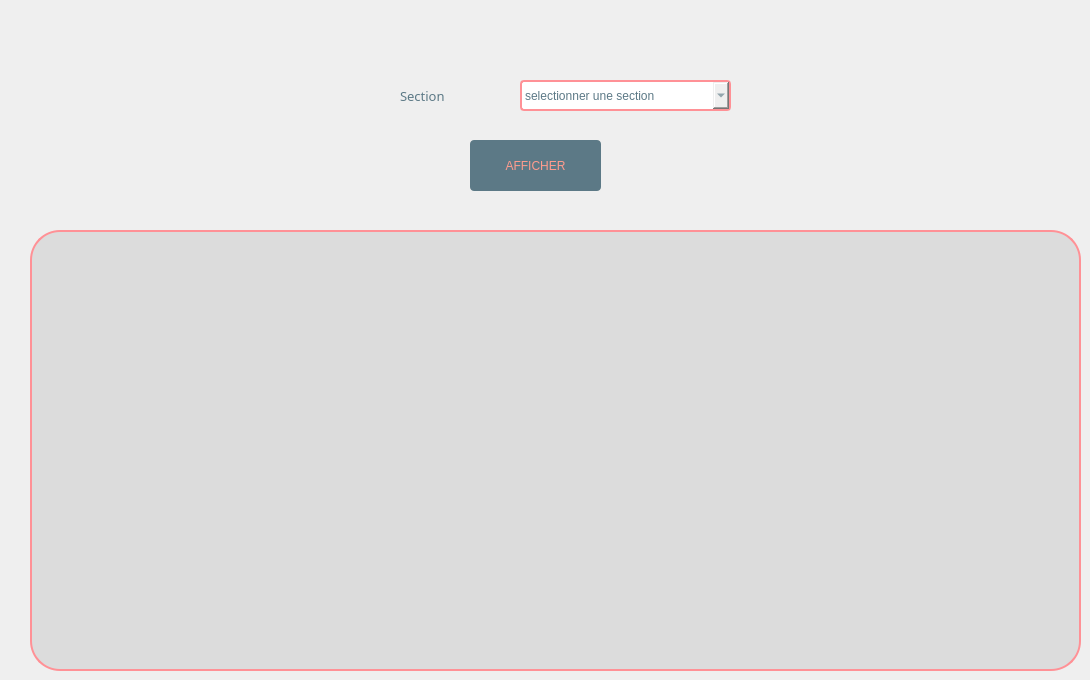
         <widget class="QWidget" name="tab_23">
          <attribute name="title">
           <string>Recherche par section</string>
          </attribute>
          <widget class="QLabel" name="label_24">
           <property name="geometry">
            <rect>
             <x>400</x>
             <y>50</y>
             <width>231</width>
             <height>91</height>
            </rect>
           </property>
           <property name="font">
            <font>
             <family>Segoe UI Black</family>
             <pointsize>10</pointsize>
             <weight>10</weight>
             <italic>false</italic>
             <bold>false</bold>
            </font>
           </property>
           <property name="styleSheet">
            <string notr="true">color: rgb(92, 121, 134);</string>
           </property>
           <property name="text">
            <string>Section</string>
           </property>
          </widget>
          <widget class="QLabel" name="label_48">
           <property name="geometry">
            <rect>
             <x>30</x>
             <y>230</y>
             <width>1051</width>
             <height>441</height>
            </rect>
           </property>
           <property name="styleSheet">
            <string notr="true">background-color:rgba(0,0, 0, 20);
font: 87 10pt &quot;Segoe UI Black&quot;;
color: rgb(92, 121, 134);
border-radius: 30px;
border: 2px solid rgb(255, 145, 150);</string>
           </property>
           <property name="text">
            <string/>
           </property>
          </widget>
          <widget class="QPushButton" name="afficher3">
           <property name="geometry">
            <rect>
             <x>470</x>
             <y>140</y>
             <width>131</width>
             <height>51</height>
            </rect>
           </property>
           <property name="styleSheet">
            <string notr="true">color: rgb(67, 87, 97);
selection-color: rgb(255, 255, 255);
selection-color: rgb(85, 170, 255);
selection-color: rgb(255, 114, 94);
selection-background-color: rgb(158, 109, 96);
selection-color: qlineargradient(spread:pad, x1:0, y1:0, x2:1, y2:0, stop:0 rgba(0, 0, 0, 255), stop:1 rgba(255, 255, 255, 255));
color: qlineargradient(spread:pad, x1:0, y1:0, x2:1, y2:0, stop:0 rgba(0, 0, 0, 255), stop:1 rgba(255, 255, 255, 255));
border-bottom-color: rgb(157, 109, 96);
alternate-background-color: rgb(156, 107, 94);
color: rgb(255, 156, 142);
background-color: rgb(255, 156, 142);
border-radius: 4px;
font: 87 12pt &quot;Segoe UI Black&quot;;
background-color: rgb(92, 121, 134);</string>
           </property>
           <property name="text">
            <string>AFFICHER</string>
           </property>
          </widget>
          <widget class="QLabel" name="erreursection_affiche">
           <property name="geometry">
            <rect>
             <x>520</x>
             <y>110</y>
             <width>241</width>
             <height>16</height>
            </rect>
           </property>
           <property name="styleSheet">
            <string notr="true">color: rgb(255, 156, 142);
font: 87 9pt &quot;Segoe UI Black&quot;;
</string>
           </property>
           <property name="text">
            <string/>
           </property>
          </widget>
          <widget class="QComboBox" name="section_2">
           <property name="geometry">
            <rect>
             <x>520</x>
             <y>80</y>
             <width>211</width>
             <height>31</height>
            </rect>
           </property>
           <property name="styleSheet">
            <string notr="true">color: rgb(92, 121, 134);
font: 10pt &quot;Tw Cen MT Condensed Extra Bold&quot;;
border: 2px solid rgb(255, 145, 150);
border-radius: 4px;</string>
           </property>
           <item>
            <property name="text">
             <string>selectionner une section</string>
            </property>
           </item>
           <item>
            <property name="text">
             <string>CPI</string>
            </property>
           </item>
           <item>
            <property name="text">
             <string>LI</string>
            </property>
           </item>
           <item>
            <property name="text">
             <string>TIC</string>
            </property>
           </item>
           <item>
            <property name="text">
             <string>EEA</string>
            </property>
           </item>
           <item>
            <property name="text">
             <string>MA</string>
            </property>
           </item>
          </widget>
         </widget>
